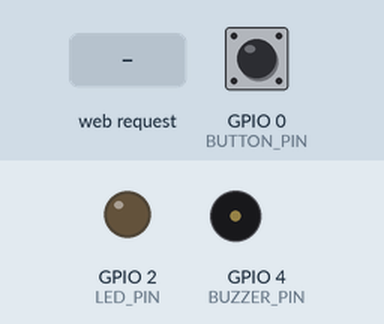
The sketch below on a simulated ESP32. On the bench: output pins drawn as LEDs (lit = HIGH), buzzer (waves = sounding, pin HIGH). Inputs (shaded band) come from the test bench; at power-on: GPIO 0 (BUTTON_PIN) HIGH. WiFi joins after 1.5 s; servers stay silent unless stated; what the sketch prints to the serial monitor is not drawn.

Above: at 4.7 s.
4.8 s: GPIO 0 (BUTTON_PIN) pulled LOW for 0.15 s
At 5.4 s:
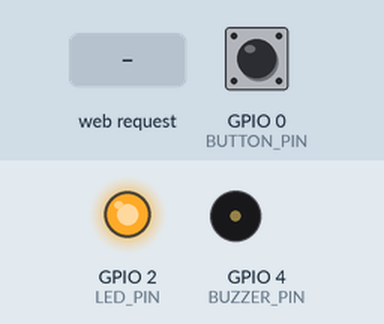
6.4 s: GPIO 0 (BUTTON_PIN) pulled LOW for 1 s
At 7.9 s:
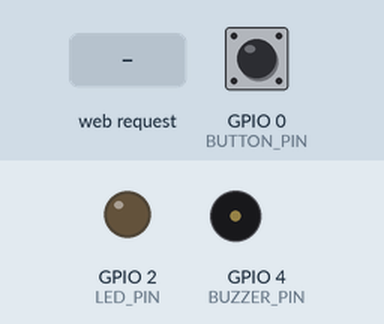
10.4 s: HTTP request GET /led_on received
At 11.2 s:
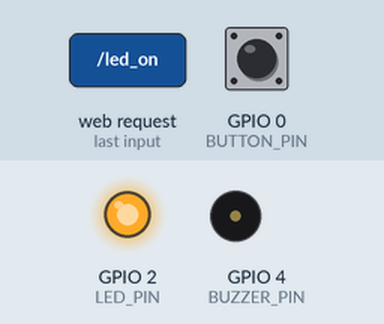
11.9 s: GPIO 0 (BUTTON_PIN) pulled LOW for 3.2 s
At 12.5 s:
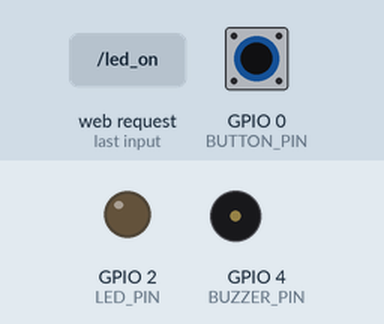
Timing chart, 0 to 14.9 s (numbered marks = the images above; inputs shaded):
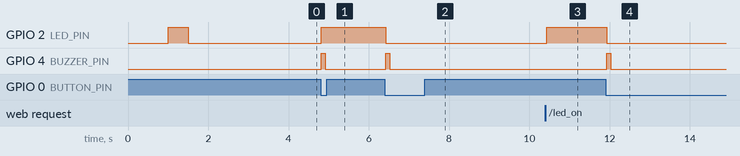

The sketch:

ESP32_GPS_Simple.ino
```cpp
/*
 * ESP32 GPS HTTP Server - BASIT VERSİYON (Kütüphane gerektirmez)
 * Bu kod ESP32'yi GPS modülü olmadan da test etmenizi sağlar
 * Sadece WiFi ve WebServer kütüphaneleri gerekir
 *
 * Hardware Bağlantıları:
 * - LED -> GPIO 2 (dahili LED)
 * - Buzzer -> GPIO 4 (opsiyonel)
 * - Button -> GPIO 0 (dahili buton)
 *
 * Test için hazır GPS koordinatları içerir
 */

#include <WiFi.h>
#include <WebServer.h>

// ================================
// BASIT KONFIGÜRASYON
// ================================

// WiFi Ayarları - BURAYA KENDİ BİLGİLERİNİZİ YAZIN
const char* ssid = "YOUR_WIFI_NAME";        // WiFi adınız
const char* password = "YOUR_WIFI_PASSWORD"; // WiFi şifreniz

// Pin Tanımları
#define LED_PIN 2     // Dahili LED
#define BUZZER_PIN 4  // Buzzer (opsiyonel)
#define BUTTON_PIN 0  // Dahili buton

// HTTP Server
WebServer server(80);

// GPS Test Verisi
double testLat = 41.0082;  // İstanbul test koordinatı
double testLon = 28.9784;
bool gpsValid = true;
int satellites = 8;
unsigned long lastUpdate = 0;

// Sistem Durumu
bool ledState = false;

// ================================
// SETUP
// ================================

void setup() {
  Serial.begin(115200);
  delay(1000);

  Serial.println("========================================");
  Serial.println("🚀 ESP32 GPS Server - BASIT VERSİYON");
  Serial.println("========================================");

  // Pin ayarları
  pinMode(LED_PIN, OUTPUT);
  pinMode(BUZZER_PIN, OUTPUT);
  pinMode(BUTTON_PIN, INPUT_PULLUP);

  // Başlangıç LED testi
  digitalWrite(LED_PIN, HIGH);
  delay(500);
  digitalWrite(LED_PIN, LOW);

  // WiFi bağlantısı
  connectWiFi();

  // HTTP endpoint'leri
  setupEndpoints();

  // Server başlat
  server.begin();
  Serial.println("🌐 HTTP Server başlatıldı!");
  Serial.println("========================================");
}

// ================================
// ANA DÖNGÜ
// ================================

void loop() {
  server.handleClient();
  updateTestGPS();
  handleButton();
  delay(100);
}

// ================================
// WiFi BAĞLANTISI
// ================================

void connectWiFi() {
  Serial.print("📶 WiFi'ye bağlanılıyor: ");
  Serial.println(ssid);

  WiFi.begin(ssid, password);

  int attempts = 0;
  while (WiFi.status() != WL_CONNECTED && attempts < 30) {
    delay(1000);
    Serial.print(".");
    attempts++;
  }

  if (WiFi.status() == WL_CONNECTED) {
    Serial.println("\n✅ WiFi bağlandı!");
    Serial.print("📍 IP Adresi: ");
    Serial.println(WiFi.localIP());
  } else {
    Serial.println("\n❌ WiFi bağlanamadı!");
  }
}

// ================================
// HTTP ENDPOINT'LERİ
// ================================

void setupEndpoints() {
  server.on("/", handleRoot);
  server.on("/gps", handleGPS);
  server.on("/status", handleStatus);
  server.on("/led_on", handleLedOn);
  server.on("/led_off", handleLedOff);
  server.on("/buzzer", handleBuzzer);
  server.onNotFound(handleNotFound);
}

void handleRoot() {
  String html = "<html><head><title>ESP32 GPS Server</title></head><body>";
  html += "<h1>🚑 ESP32 GPS Ambulance Server</h1>";
  html += "<h2>📍 Current GPS Data</h2>";
  html += "<p><strong>Latitude:</strong> " + String(testLat, 6) + "</p>";
  html += "<p><strong>Longitude:</strong> " + String(testLon, 6) + "</p>";
  html += "<p><strong>Valid:</strong> " + String(gpsValid ? "Yes" : "No") + "</p>";
  html += "<p><strong>Satellites:</strong> " + String(satellites) + "</p>";
  html += "<h2>🎛️ Controls</h2>";
  html += "<p><a href='/led_on'>🔴 LED ON</a> | <a href='/led_off'>⚪ LED OFF</a> | <a href='/buzzer'>🔊 Buzzer</a></p>";
  html += "<h2>📡 API Endpoints</h2>";
  html += "<p><a href='/gps'>/gps</a> - GPS data JSON</p>";
  html += "<p><a href='/status'>/status</a> - System status</p>";
  html += "<h2>💻 SUMO Command</h2>";
  html += "<code>python runner.py --gps-source esp32 --esp32-ip " + WiFi.localIP().toString() + "</code>";
  html += "</body></html>";

  server.send(200, "text/html", html);
}

void handleGPS() {
  // JSON response oluştur (manuel)
  String json = "{";
  json += "\"latitude\":" + String(testLat, 6) + ",";
  json += "\"longitude\":" + String(testLon, 6) + ",";
  json += "\"valid\":" + String(gpsValid ? "true" : "false") + ",";
  json += "\"satellites\":" + String(satellites) + ",";
  json += "\"timestamp\":\"2024-01-20T10:30:00Z\",";
  json += "\"device_id\":\"ESP32_Simple\"";
  json += "}";

  server.sendHeader("Access-Control-Allow-Origin", "*");
  server.send(200, "application/json", json);

  Serial.printf("📡 GPS Request: %.6f, %.6f\n", testLat, testLon);
}

void handleStatus() {
  String json = "{";
  json += "\"device\":\"ESP32_GPS_Simple\",";
  json += "\"ip\":\"" + WiFi.localIP().toString() + "\",";
  json += "\"uptime\":" + String(millis()) + ",";
  json += "\"wifi_connected\":" + String(WiFi.status() == WL_CONNECTED ? "true" : "false") + ",";
  json += "\"led_state\":" + String(ledState ? "true" : "false") + ",";
  json += "\"free_heap\":" + String(ESP.getFreeHeap());
  json += "}";

  server.sendHeader("Access-Control-Allow-Origin", "*");
  server.send(200, "application/json", json);
}

void handleLedOn() {
  digitalWrite(LED_PIN, HIGH);
  ledState = true;
  server.send(200, "text/plain", "LED ON - Traffic Light Signal");
  Serial.println("🔴 LED AÇILDI - Trafik ışığı sinyali!");
}

void handleLedOff() {
  digitalWrite(LED_PIN, LOW);
  ledState = false;
  server.send(200, "text/plain", "LED OFF - Normal Traffic");
  Serial.println("⚪ LED KAPANDI - Normal trafik");
}

void handleBuzzer() {
  digitalWrite(BUZZER_PIN, HIGH);
  delay(200);
  digitalWrite(BUZZER_PIN, LOW);
  server.send(200, "text/plain", "BUZZER ACTIVATED");
  Serial.println("🔊 BUZZER - Ambulans sinyali!");
}

void handleNotFound() {
  server.send(404, "text/plain", "404 Not Found");
}

// ================================
// YARDIMCI FONKSIYONLAR
// ================================

void updateTestGPS() {
  // Her 2 saniyede GPS koordinatlarını biraz değiştir
  if (millis() - lastUpdate > 2000) {
    testLat += 0.0001;  // Kuzey yönünde hareket
    testLon += 0.0001;  // Doğu yönünde hareket

    // Sınırları kontrol et
    if (testLat > 41.1) testLat = 41.0;
    if (testLon > 29.1) testLon = 28.9;

    lastUpdate = millis();
    Serial.printf("📍 GPS güncellendi: %.6f, %.6f\n", testLat, testLon);
  }
}

void handleButton() {
  static bool lastButtonState = HIGH;
  bool currentButtonState = digitalRead(BUTTON_PIN);

  if (lastButtonState == HIGH && currentButtonState == LOW) {
    // Buton basıldı - LED toggle
    ledState = !ledState;
    digitalWrite(LED_PIN, ledState);
    Serial.printf("🔘 Buton basıldı - LED: %s\n", ledState ? "AÇIK" : "KAPALI");

    // Buzzer feedback
    digitalWrite(BUZZER_PIN, HIGH);
    delay(100);
    digitalWrite(BUZZER_PIN, LOW);
  }

  lastButtonState = currentButtonState;
}
```

Measured:
- after the input at 4.8 s, GPIO 2 (LED_PIN): LOW → HIGH at once; GPIO 4 (BUZZER_PIN): LOW → HIGH at once, → LOW 0.10 s later
- after the input at 6.4 s, GPIO 2 (LED_PIN): HIGH → LOW at once; GPIO 4 (BUZZER_PIN): LOW → HIGH at once, → LOW 0.10 s later
- after the input at 10.4 s, GPIO 2 (LED_PIN): LOW → HIGH at once
- after the input at 11.9 s, GPIO 2 (LED_PIN): HIGH → LOW at once; GPIO 4 (BUZZER_PIN): LOW → HIGH at once, → LOW 0.10 s later
